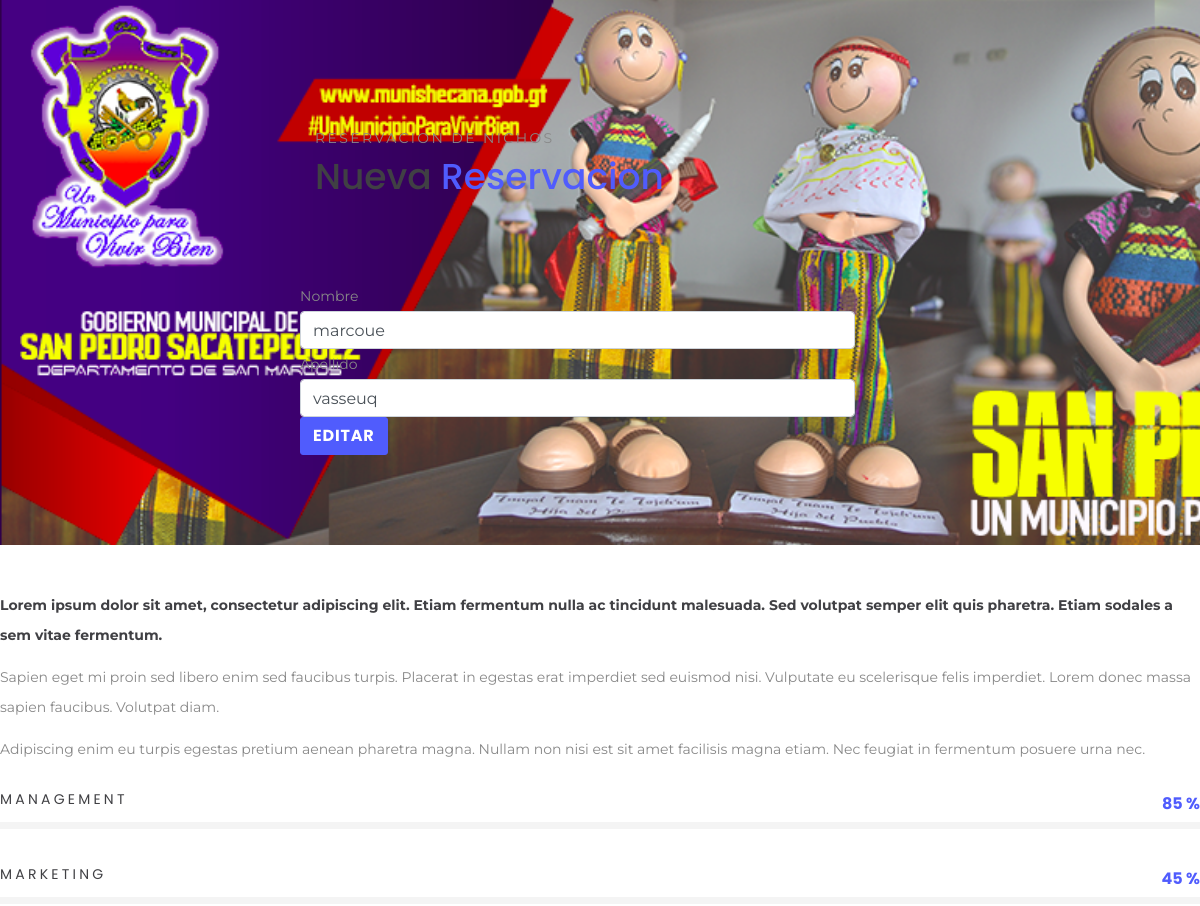
The app's page /nichos/edit_student/1/2/ (middle part), older data.
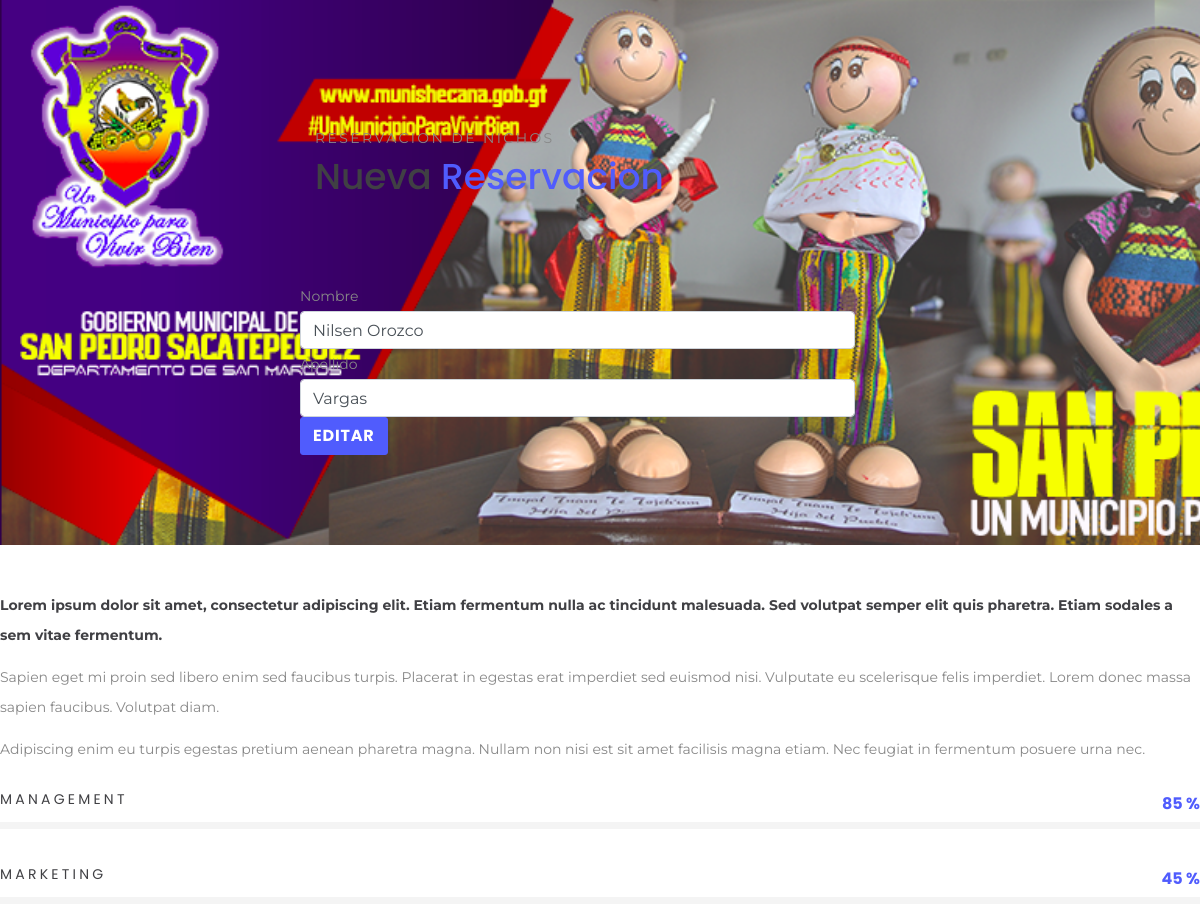
The same page, newer data.
### nichos/models.py (models this page shows, shortened)
class Student(models.Model):
    name = models.CharField(max_length=250)
    last_name = models.CharField(max_length=250)

### nichos/views.py (the view)
# urls.py: path('edit_student/<int:user_pk>/<int:student_pk>/', views.edit_student, name='edit_student'),
def edit_student(request, user_pk, student_pk):
    if request.method == 'POST':
        updated_student = Student.objects.get(pk=student_pk)
        updated_student.name = request.POST['name']
        updated_student.last_name = request.POST['last_name']
        updated_student.save()
        return HttpResponseRedirect(reverse('nichos:students', kwargs={'user_pk': user_pk}))
    elif request.method == 'GET':
        template = 'nichos/edit.html'
        context = {
            'student': Student.objects.get(pk=student_pk),
            'user': User.objects.get(pk=user_pk),
        }
        return render(request, template, context)
    return HttpResponse('Error, Method not allowed')

### nichos/templates/nichos/edit.html (shortened to what this page needs)
{% extends 'nichos/base.html' %}
{% block content %}
{% load static %}
<div class="page">
  <section class="section section-md">
    <div class="container">
      <div class="row row-40 justify-content-center">
        <div class="col-lg-6 col-12">
          <div class="offset-top-45 offset-lg-right-45">
            <div class="section-name wow fadeInRight" data-wow-delay=".2s">Reservacion de Nichos</div>
            <h3 class="wow fadeInLeft text-capitalize" data-wow-delay=".3s">Nueva<span class="text-primary"> Reservacion</span></h3>
            <section id="wrapper">
              <div class="wrapper">
                  <div class="inner">
                      <section>
                          <form method="POST" action="{% url 'nichos:edit_student' user.pk student.pk %}">
                              <div class="row gtr-uniform">
                                  <label for="name">Nombre</label>
                                  <input class="form-control" type="text" name="name" id="name" value="{{ student.name }}" required/>
                                  <label for="latitude">Apellido</label>
                                  <input class="form-control" type="text" name="last_name" id="last_name" value="{{ student.last_name }}" required/>
                                  <button type="submit" class="btn btn-primary">Editar</button>
                              </div>
                              </div>
                      </section>
                  </div>
              </div>
          </section>
            <p class="font-weight-bold text-gray-dark wow fadeInUp" data-wow-delay=".4s">Lorem ipsum dolor sit amet, consectetur adipiscing elit. Etiam fermentum nulla ac tincidunt malesuada. Sed volutpat semper elit quis pharetra. Etiam sodales a sem vitae fermentum.</p>
            <p class="wow fadeInUp" data-wow-delay=".4s">Sapien eget mi proin sed libero enim sed faucibus turpis. Placerat in egestas erat imperdiet sed euismod nisi. Vulputate eu scelerisque felis imperdiet. Lorem donec massa sapien faucibus. Volutpat diam.</p>
            <p class="wow fadeInUp" data-wow-delay=".4s">Adipiscing enim eu turpis egestas pretium aenean pharetra magna. Nullam non nisi est sit amet facilisis magna etiam. Nec feugiat in fermentum posuere urna nec.</p>
            <div class="offset-top-20">
              <article class="progress-linear">
                <div class="progress-header progress-header-simple">
                  <p>Management</p><span class="progress-value">85</span>
                </div>
                <div class="progress-bar-linear-wrap">
                </div>
              </article>
              <article class="progress-linear">
                <div class="progress-header progress-header-simple">
                  <p>Marketing</p><span class="progress-value">45</span>
                </div>
                <div class="progress-bar-linear-wrap">
                </div>
              </article>
            </div>
          </div>
{% endblock %}

Row changes from the older to the newer data that the page shows:
changed Student: name "marcoue" → "Nilsen Orozco"; last_name "vasseuq" → "Vargas"
